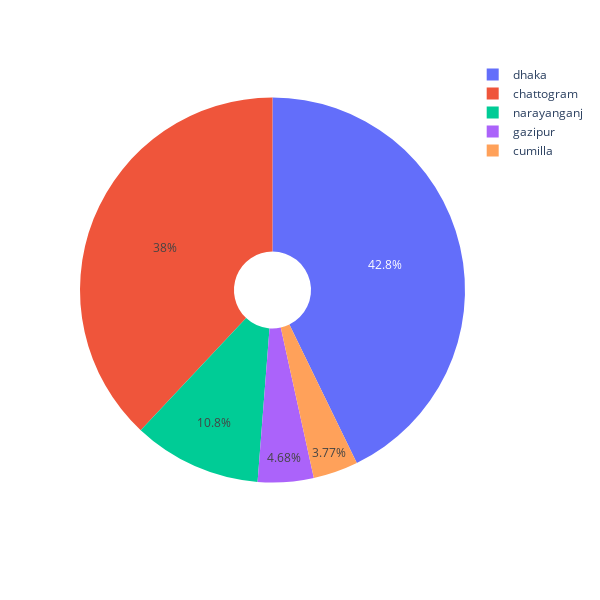

Notebook code cell kept with this figure:
### Code cell
px.pie(df['City'].value_counts(),values=df['City'].value_counts(),names=df['City'].value_counts().index,hole=0.2,width=600,height=600).show()

### Figure 1 — Plotly figure (JSON) as saved in the notebook; plotly's stock layout.template omitted (floating-point values rounded to 4 significant figures)
{"data": [{"domain": {"x": [0, 1], "y": [0, 1]}, "hole": 0.2, "hovertemplate": "label=%{label}<br>count=%{value}<extra></extra>", "labels": ["dhaka", "chattogram", "narayanganj", "gazipur", "cumilla"], "legendgroup": "", "name": "", "showlegend": true, "type": "pie", "values": [1645, 1461, 414, 180, 145]}], "layout": {"height": 600, "legend": {"tracegroupgap": 0}, "margin": {"t": 60}, "width": 600}}
